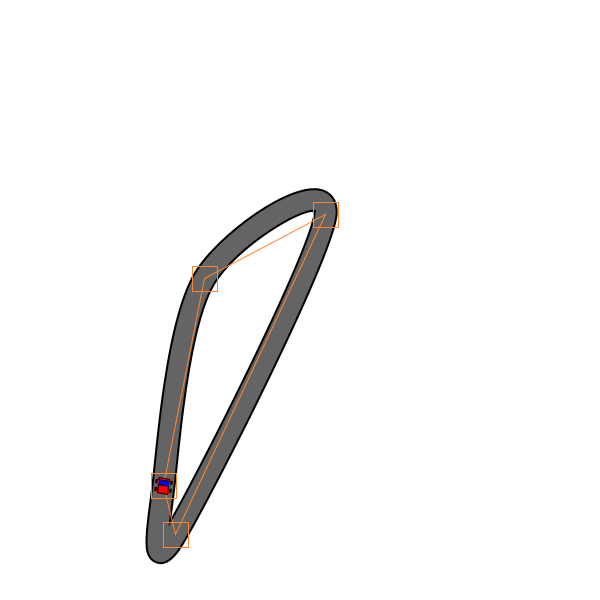
Frame 1 (no input)
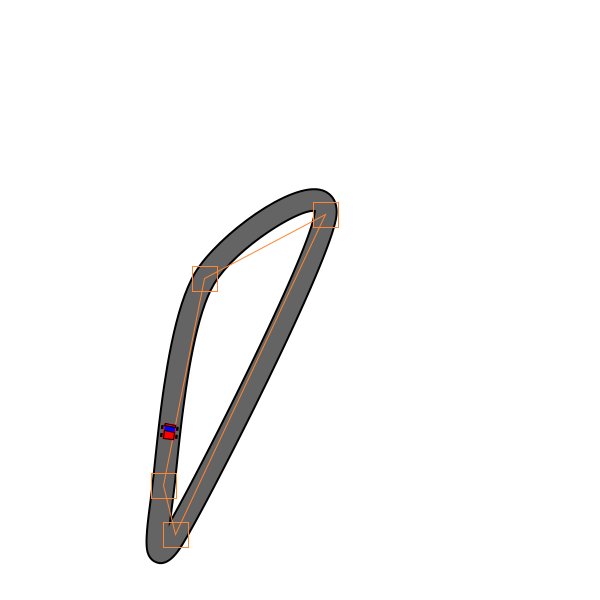
Frame 60 (the mouse pressed at the canvas centre just before this capture)
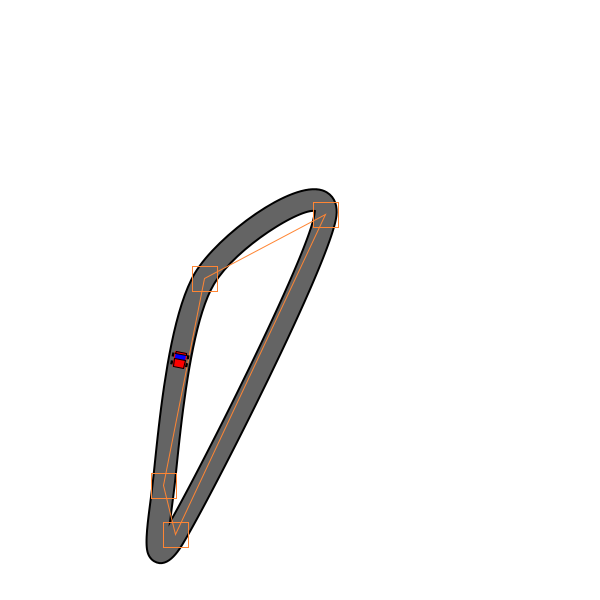
Frame 120 (the mouse held since frame 60 and released just before this capture)

The Processing sketch that drew these frames (run headless with seeded random() and noise(); from frame 60 on, the mouse is pressed at the canvas centre):

// Processing sketch: A3Challange
// ── A3Challange.pde
  import java.util.ArrayList;
  
  ArrayList<PVector> points;
  ArrayList<Car> cars;
  
  // there will be three extra points which will be the first three 
  // so the thing is complete
  int totalPoints = 4; 
  
  PVector clickedOn;
  
  int size =20;
  
  void setup() {
    frameRate(60);
    size(600, 600);
    points = new ArrayList<PVector>();
    cars = new ArrayList<Car>();
    Car temp = new Car();
    print("ID=");
    println(temp.ID);
     cars.add(temp);
     
    buildSpline();
  }
  
  void buildSpline() {
    for (int i = 0; i<totalPoints; i++) {
      points.add(new PVector(random(20+size, width-20-size), random(20+size, height-20-size)));
    }
    points.add(points.get(0));
    points.add(points.get(1));
    points.add(points.get(2));
  }
  
  void draw() {
    background(255);
    
    
    //track / spline edge
    stroke(0);
    strokeWeight(size+4);
    noFill();
    beginShape();
    for (PVector p : points) {
      curveVertex(p.x, p.y);
    }
    endShape();
    
    //track / spline ashfault
    stroke(100);
    strokeWeight(size);
    noFill();
    beginShape();
    for (PVector p : points) {
      curveVertex(p.x, p.y);
    }
    endShape();
  
    //nodes
    stroke(255, 133, 51);
    noFill();
    strokeWeight(1);
    for (PVector p : points) {
      rect(p.x-(size+5)/2, p.y-(size+5)/2, size+5, size+5);
    }
  
    beginShape();
    for (PVector p : points) {
      vertex(p.x, p.y);
    }
    endShape();
    for(Car c : cars){
     c.carDraw(); 
    }
    for(Car c : cars){
      for(Car k : cars){
        if(c!=k){ // so we exclude our self since we will alwasy be collision with our self
       c.detectCollision(k);
        }
      }
    }
    
  }
  
  void mousePressed() {
    if(mouseButton==RIGHT){
      Car temp = new Car();
    print("ID=");
    println(temp.ID);
     cars.add(temp);
     
    }
    int error =size+5;
    for (PVector p : points) {
      if ((mouseX < p.x+error && mouseX > p.x-error) && 
        (mouseY < p.y+error && mouseY > p.y-error)) {
        clickedOn = p;
      }
    }
  }
  
  void mouseReleased() {
    clickedOn =null;
  }
  
  void mouseDragged() {
    if (clickedOn!=null) {
      clickedOn.x=mouseX;
      clickedOn.y=mouseY;
    }
  }
  
  void mouseWheel(MouseEvent e){
    float differince = e.getCount();
     for(Car c : cars){
     c.changeSpeed(-differince); 
    }
    
    
    
    
  }
// ── car.pde
  class Car {
    int ID;
    PVector current;
    PVector direction;
    float t =0.0;
    float speed = 0.005;
    int segment= 0;
  
  
    boolean STOP = false;
    boolean SLOW = false;
   
    Car(){
      ID=int(random(0,Integer.MAX_VALUE));
     
    }
    
    void carDraw() {
    
  
      pushMatrix();
      PVector point = findpoint(t, segment);
      PVector tangent = findTangentLine(t, segment);
      translate(point.x, point.y);
      rotate(atan2(tangent.y, tangent.x));
      carPoly();
  
      translate(-point.x, -point.y);
      rotate(-atan2(tangent.y, tangent.x));
      current = point;
      direction = tangent;
      if(!STOP){
        if(SLOW){
         t+=speed /10 ; 
        }else {
      t+=speed;
        }
      }
      if (t>=1.0) {
        t=0.0;
        segment++;
        segment = segment%(points.size()-3);
      }
      popMatrix();
    }
  
    void changeSpeed(float amount){
      speed = speed+(0.005*amount);
      if(speed < 0.005){
        speed =0.005;
      }
      if(speed > 0.15){
        speed=0.15;
      }
      
    }
  
  
  
    PVector findTangentLine(float t, int index) {
  
      float xTangent = curveTangent(points.get(index%points.size()).x, points.get((index+1)%points.size()).x, 
        points.get((index+2)%points.size()).x, points.get((index+3)%points.size()).x, t);
      float yTangent = curveTangent(points.get(index%points.size()).y, points.get((index+1)%points.size()).y, 
        points.get((index+2)%points.size()).y, points.get((index+3)%points.size()).y, t); 
      return new PVector(xTangent, yTangent);
    }
  
    PVector findpoint(float t, int index) {
      float x = curvePoint(points.get(index%points.size()).x, points.get((index+1)%points.size()).x, 
        points.get((index+2)%points.size()).x, points.get((index+3)%points.size()).x, t);
      float y = curvePoint(points.get(index%points.size()).y, points.get((index+1)%points.size()).y, 
        points.get((index+2)%points.size()).y, points.get((index+3)%points.size()).y, t);
  
      return new PVector(x, y);
    }
  
   void detectCollision(Car other){
     float distance = current.dist(other.current);
     float angle = PVector.angleBetween(direction,other.direction);
     
     if(distance < 30.0 && angle < 2.3){
       print("ID=");
       print(ID);
       print(" angle ");
       println(degrees(angle));
       SLOW= true;
     }if(SLOW && distance >60){
       SLOW = false;
     }
     
   }
  
  
    void triangle() {
      fill(255, 0, 0);
      beginShape();
      vertex(0, 0);
      vertex(-5, -5);
      vertex(15, 0);
      vertex(-5, 5);
      endShape(CLOSE);
    }
  
    void carPoly() {
      noStroke();
  
      //top backwheel
      fill(0);
      beginShape();
      vertex(-6, -8.75);
      vertex(-6, -6.25);
      vertex(-2, -6.25);
      vertex(-2, -8.75);
      endShape(CLOSE);
  
      // top front
      fill(0);
      beginShape();
      vertex(2, -8.75);
      vertex(2, -6.25);
      vertex(6, -6.25);
      vertex(6, -8.75);
      endShape(CLOSE);
  
      //bottom backwheel
      fill(0);
      beginShape();
      vertex(-6, 6.25);
      vertex(-6, 8.75);
      vertex(-2, 8.75);
      vertex(-2, 6.25);
      endShape(CLOSE);
  
      // bottom front
      fill(0);
      beginShape();
      vertex(2, 6.25);
      vertex(2, 8.75);
      vertex(6, 8.75);
      vertex(6, 6.25);
      endShape(CLOSE);
  
      //body
      fill(255, 0, 0);
      beginShape();
      vertex(-8, -6.25);
      vertex(-8, 6.25);
      vertex(8, 6.25);
      vertex(8, -6.25);
      endShape(CLOSE);
  
      //windscreen
      fill(0, 0, 255);
      beginShape();
      vertex(5.5, -5.25);
      vertex(5.5, 5.25);
      vertex(0.5, 5.25);
      vertex(0.5, -5.25);
      endShape(CLOSE);
  
      //bonet
      strokeWeight(1);
      stroke(0);
      noFill();
      beginShape();
      vertex(5.5, -5.25);
      vertex(5.5, 5.25);
      vertex(7.5, 5.25);
      vertex(7.5, -5.25);
      endShape(CLOSE);
  
      //Backend
      strokeWeight(1);
      stroke(0);
      noFill();
      beginShape();
      vertex(0.5, -5.25);
      vertex(0.5, 5.25);
      vertex(-7.5, 5.25);
      vertex(-7.5, -5.25);
      endShape(CLOSE);
    }
  }
